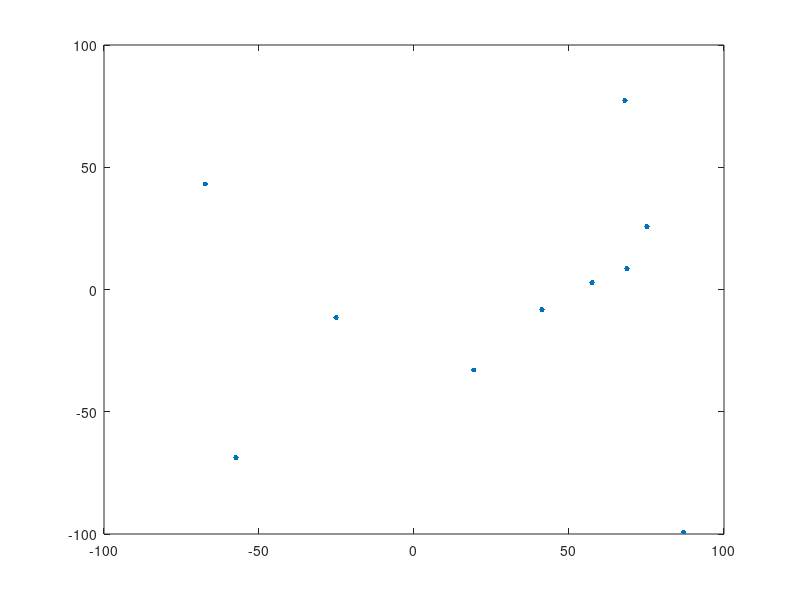

Source code (MATLAB):
N = 1000;
numOfParticles = 10;
DT = 0.22;
DR = 0.16;
v = 0;
omega = 0;
phi = zeros(N,numOfParticles);
x = zeros(N,numOfParticles);
y = zeros(N,numOfParticles);
x0 = [-75 -75 75 75 1 2 3 4 5 6];
y0 = [-75 75 75 -75 1 2 3 4 5 6];
t = 0.001;
time = (1:N).*t;
iterations = 200;

for i = 1:numOfParticles
  x(1,i) = x0(i);
  y(1,i) = y0(i);
  for j=2:N
    phi(j,i) = phi(j-1,i) + omega*(j*t) + sqrt(2*DR*(j*t))*randn();
    x(j,i) = x(j-1,i) + v*cos(phi(j-1,i))*(j*t) + sqrt(2*DT*(j*t))*randn();
    y(j,i) = y(j-1,i) + v*sin(phi(j-1,i))*(j*t) + sqrt(2*DT*(j*t))*randn();
    if x(j,i)>100
      x(j,i)=-100;
    elseif x(j,i)<-100
      x(j,i)=100;
    elseif y(j,i)>100
      y(j,i)=-100;
    elseif y(j,i)<-100
      y(j,i)=100;
    end
  end
  v=i;
end

figure;
dots = plot(x(1,:),y(1,:),'Marker','.','LineStyle', 'none',...
  'MarkerSize',12);
axis([-100 100 -100 100])

for l = 2:N
  set(dots,'XData',x(l,:),'YData',y(l,:));
  drawnow
  %plot(x(l,:),y(l,:),'Marker','.','LineStyle', 'none','MarkerSize',12)
  %colors = ['b';'r';'y';'m'];
  %for i = 1:numOfParticles
  %  scatter(x(N,i),y(N,i),'filled','MarkerFaceColor',colors(i));
  %end
end
